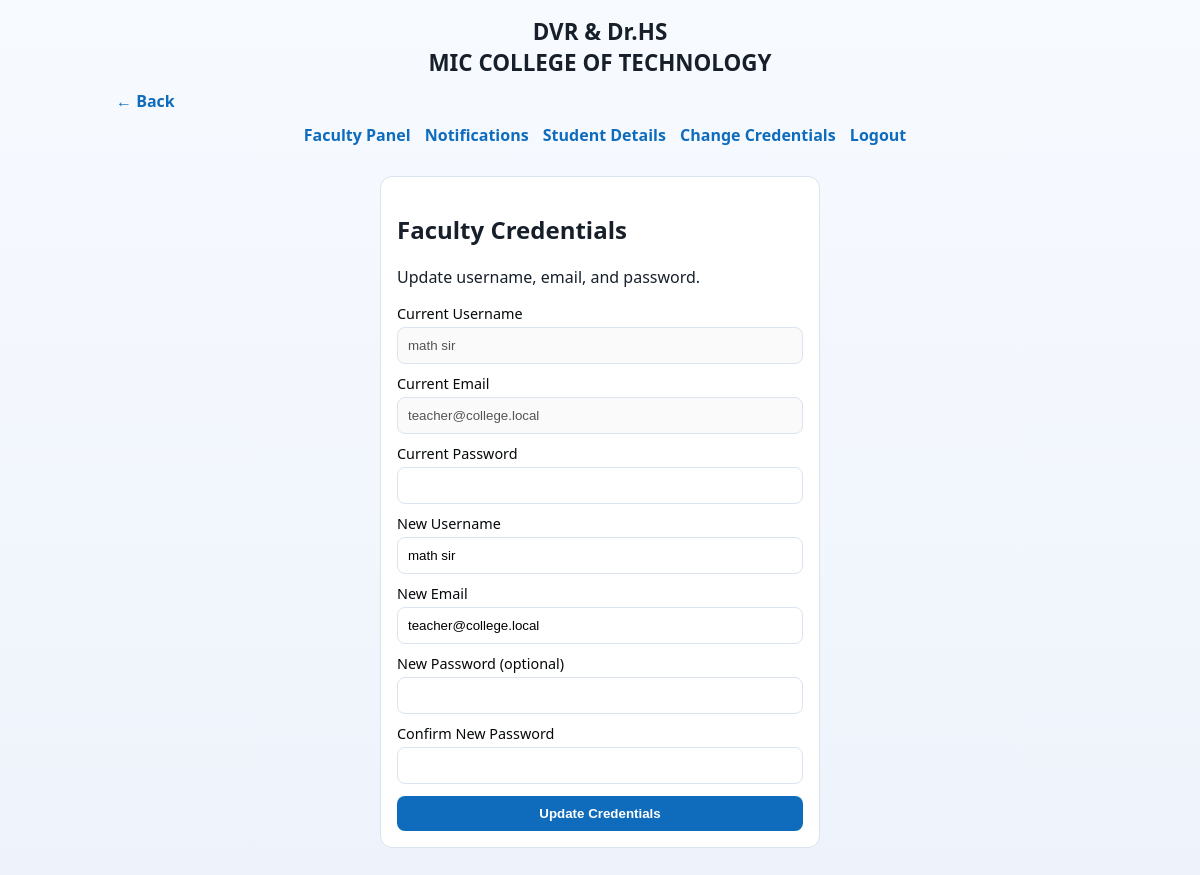
The page /teacher/change-credentials (signed in) on the database its author committed.
### tables this page shows
CREATE TABLE teachers (
            id INTEGER PRIMARY KEY AUTOINCREMENT,
            name TEXT NOT NULL,
            username TEXT NOT NULL UNIQUE,
            password_hash TEXT NOT NULL
        , email TEXT, reset_otp TEXT, reset_otp_expires INTEGER);

### app.py (the view, shortened to what this page needs)
@app.route("/teacher/change-credentials", methods=["GET", "POST"])
def teacher_change_credentials():
    teacher_id = get_logged_in_teacher_id()
    if not teacher_id:
        return redirect(url_for("login"))
    db = get_db()
    teacher = db.execute(
        "SELECT id, username, email, password_hash FROM teachers WHERE id = ?",
        (teacher_id,),
    ).fetchone()
    if not teacher:
        session.clear()
        return redirect(url_for("login"))
    return render_template("teacher_change_credentials.html", teacher=teacher)

### app.py (called while the page is built)
def get_db():
    if "db" not in g:
        g.db = sqlite3.connect(DB_PATH, timeout=60)
        g.db.row_factory = sqlite3.Row
    return g.db

@app.context_processor
def inject_global_template_vars():
    return {"college_name": COLLEGE_NAME}

@app.before_request
def normalize_legacy_session():
    if "role" not in session and "student_id" in session:
        session["role"] = "student"
    if "role" not in session and "teacher_id" in session:
        session["role"] = "teacher"

def get_logged_in_role():
    return session.get("role")

def get_logged_in_teacher_id():
    if get_logged_in_role() == "teacher":
        return session.get("teacher_id")
    return None

### templates/teacher_change_credentials.html
{% extends "base.html" %}
{% block content %}
<section class="card narrow">
  <h2>Faculty Credentials</h2>
  <p>Update username, email, and password.</p>
  <form method="post">
    <label for="current_username">Current Username</label>
    <input id="current_username" value="{{ teacher['username'] }}" disabled>
    <label for="current_email">Current Email</label>
    <input id="current_email" value="{{ teacher['email'] or '' }}" disabled>
    <label for="current_password">Current Password</label>
    <input id="current_password" name="current_password" type="password" required>
    <label for="new_username">New Username</label>
    <input id="new_username" name="new_username" value="{{ teacher['username'] }}" required>
    <label for="new_email">New Email</label>
    <input id="new_email" name="new_email" type="email" value="{{ teacher['email'] or '' }}" required>
    <label for="new_password">New Password (optional)</label>
    <input id="new_password" name="new_password" type="password">
    <label for="confirm_password">Confirm New Password</label>
    <input id="confirm_password" name="confirm_password" type="password">
    <button type="submit">Update Credentials</button>
  </form>
</section>
{% endblock %}

### static/styles.css (style rules this page uses)
:root { --bg: #f5f7fb; --card: #ffffff; --text: #17202a; --muted: #06090b; --primary: #0f6cbd; --border: #dbe3ef; --good: #0e9f6e; --warn: #d97706; --error: #b42318; }
* { box-sizing: border-box; }
body { margin: 0; font-family: "Segoe UI", Tahoma, sans-serif; background: linear-gradient(180deg, #f7faff, #eef3fb); color: var(--text); }
.card { background: var(--card); border: 1px solid var(--border); border-radius: 12px; padding: 16px; margin-bottom: 14px; }
.narrow { max-width: 440px; margin: 30px auto; }
label { display: block; margin-top: 10px; font-size: 0.9rem; color: var(--muted); }
input, select, button { width: 100%; padding: 10px; border-radius: 8px; border: 1px solid var(--border); margin-top: 4px; }
button { margin-top: 12px; background: var(--primary); color: #fff; border: none; font-weight: 600; cursor: pointer; }

### rows shown on the page
teachers: username "math sir", email "teacher@college.local", new_username "math sir", new_email "teacher@college.local"
